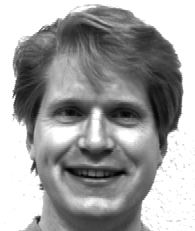
#> input picture Data/centered/subject01.happy.pgm, 195 x 231 px
$ jupyter execute --allow-errors PCA-Mindisclass.ipynb
#> lines starting #> are read from the running program, lines starting #| are printed output that depends on the picture
[cell 1]
# This program is for the book "Digital Image Processing" by Dr. Mahmood Azimi-Sadjadi.
# Copyright Copyright (c) 2026 Yifan Yang and Dr. Mahmood Azimi-Sadjadi.
# Contact: mahmood.azimi-sadjadi@colostate.edu

[cell 2]
import numpy as np
import matplotlib.pyplot as plt
import os
import random

# For a good time, call
random.seed(8675309)

[cell 3]
from matplotlib import pyplot as plt
import numpy as np
from os import listdir
import os
import random
from google.colab import drive
drive.mount('/content/drive', force_remount=True)

[cell 4]
# Test that images can be opened and displayed
work_path = "/content/drive/MyDrive/DigitalImageProcessing/"
filenames = os.listdir(work_path+ 'Data/centered')
with open(work_path+ "Data/centered/subject01.happy.pgm", "rb") as img:
    picture = plt.imread(img)
#> picture is the input picture: shape (231, 195); min 0, max 255, mean 161.3
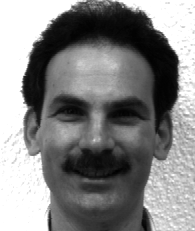
#> input picture Data/centered/subject02.happy.pgm, 195 x 231 px, found by its file name

plt.imshow(picture, cmap="gray")
plt.show()

[cell 5]
class KLTransformer:
    def __init__(self, images):
        self.N, self.img_shape = images.shape[-1], images.shape[:-1]
        t_images = images.reshape(self.img_shape[0] * self.img_shape[1], self.N)
        self.mean = np.expand_dims(np.average(t_images, axis=-1), axis=-1)
        Upsilon = (t_images - self.mean) / np.sqrt(self.N)
        eigvals, Zetta = np.linalg.eigh(Upsilon.transpose() @ Upsilon)
        self.eigvals = np.expand_dims(eigvals, axis=-1)
        self.eigvecs = Upsilon @ Zetta

    def transform(self, images):
        # if len(images.shape) < 3:
        #     images = np.expand_dims(images, axis=-1)
        # assert images.shape[:-1] == self.img_shape
        images = images.reshape(images[:,:,0].size, images.shape[-1]) - self.mean
        return (self.eigvecs.transpose() @ images) / self.eigvals

    def itransform(self, pcs):
        return np.reshape(
            self.eigvecs @ pcs + self.mean, (*self.img_shape, pcs.shape[-1])
        )

    # Return the top p principle components with others set to zero
    def take(self, pcs, p):
        new_pcs = pcs.copy()
        for row, col in enumerate(np.argsort(-np.abs(new_pcs), axis=0)[p:].transpose()):
            new_pcs[col, row] = 0
        return new_pcs


def img2vec(images):
    if len(images.shape) <= 2:
        shape = (images.size, 1)
    else:
        shape = (images[:,:,0].size, images.shape[-1])
    return np.reshape(images, shape)


def imgsnr(actual, estimate):
    return 10 * np.log10(
        np.var(img2vec(actual), axis=0) / np.var(img2vec(actual - estimate), axis=0)
    )


# Generate eigen-images for 15 training samples with the same pose
tset_files = [f"subject{i+1:02}.happy.pgm" for i in range(15)]
#> (the rest of this cell did not finish here and is left out)

[cell 6]
# Select four training images to evaluate
training_subset = tset_files.copy()
#> training_subset = 15 items, first 6: 'subject01.happy.pgm', 'subject02.happy.pgm', 'subject03.happy.pgm', 'subject04.happy.pgm', 'subject05.happy.pgm', 'subject06.happy.pgm'
# random.shuffle(training_subset)
#> (the rest of this cell did not finish here and is left out)

[cell 7]
# Select four test images to evaluate
test_files = list(filter(lambda x: x not in tset_files, os.listdir(work_path+"Data/centered")))
#> test_files = ['subject01.centerlight.pgm', 'subject01.glasses.pgm']
print(len(test_files))
#| 2
random.shuffle(test_files)
# print(test_files[:4])
# print(test_files)
test_images = np.stack([plt.imread(work_path+f"Data/centered/{f}") for f in test_files[:4]], axis=-1)
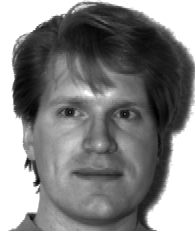
#> input picture Data/centered/subject01.centerlight.pgm, 195 x 231 px, found by its file name
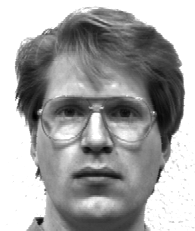
#> input picture Data/centered/subject01.glasses.pgm, 195 x 231 px, found by its file name
#> (the rest of this cell did not finish here and is left out)

[cell 8]
# Create a KL-Transformer based on 2/3 of the data
all_images = os.listdir(work_path+"Data/centered")
random.shuffle(all_images)
n = len(all_images) * 2 // 3
train_set = all_images[:n]
test_set = all_images[n:]

train_images = np.stack([plt.imread(work_path+f"Data/centered/{f}") for f in train_set], axis=-1)
test_images = np.stack([plt.imread(work_path+f"Data/centered/{f}") for f in test_set], axis=-1)

kl_66 = KLTransformer(train_images)
#> in __init__, `t_images = images.reshape(self.img_shape[0] * self.img_shape[1], self.N)`: t_images = 45045 pairs, first value 0 to 255, second value 0 to 255
#> in __init__, `Upsilon = (t_images - self.mean) / np.sqrt(self.N)`: Upsilon = 45045 pairs, first value -86.97 to 73.54, second value -73.54 to 86.97
#> in __init__, `eigvals, Zetta = np.linalg.eigh(Upsilon.transpose() @ Upsilon)`: eigvals = [0, 54730761.2]; Zetta = [[-0.707, -0.707], [-0.707, 0.707]]
#> in __init__, `self.eigvals = np.expand_dims(eigvals, axis=-1)`: self.eigvals = [0, 54730761.2]
#> in __init__, `self.eigvecs = Upsilon @ Zetta`: self.eigvecs = 45045 pairs, first value -3.51e-15 to 3.53e-15, second value -104 to 123
train_pcs = kl_66.transform(train_images)
#> in transform, `images = images.reshape(images[:,:,0].size, images.shape[-1]) - self.m..`: images = 45045 pairs, first value -123 to 104, second value -104 to 123
#> train_pcs = [[inf, -inf], [-1, 1]]
eigen_sum = np.cumsum(np.sort(np.abs(train_pcs), axis=0), axis=0)
#> eigen_sum = [[1, 1], [inf, inf]]
min_images = np.sum((eigen_sum / eigen_sum[-1]) >0.05, axis= 0)
#> min_images = [0, 0]
print(f"The between {np.min(min_images)} and {np.max(min_images)} eigenimages are required for 95% reconstruction of the training set")
#| The between 0 and 0 eigenimages are required for 95% reconstruction of the training set
print(np.min(min_images))
#| 0

test_pcs = kl_66.transform(test_images)
#> test_pcs = [[inf, inf], [-0.124, -0.145]]
test_xpcs = kl_66.take(test_pcs, 86)
#> the loop in take, `for row, col in enumerate(np.argsort(-np.abs(new_pcs), axis=0)[p:].tra..` made 2 passes
#> (row, col) on passes 1 to 2: (0, empty array), (1, empty array)
#> test_xpcs = [[inf, inf], [-0.124, -0.145]]
test_reconst = kl_66.itransform(test_xpcs)

# fig, axes = plt.subplots(1, 2)
# axes[0].imshow(test_reconst[:,:,0], cmap="gray")
# axes[1].imshow(test_images[:,:,0], cmap="gray")
# plt.show()

img_count = 4
reconst_count = [50,75,100]
fig, axes = plt.subplots(len(reconst_count) + 1, img_count, figsize=(8,10))
for ax in axes.flat:
    ax.set_aspect("equal")
    ax.axis("off")

#> (the rest of this cell did not finish here and is left out)

[cell 9]
xn_pcs = np.arange(10,110,10)
snr_vals = []
for n in xn_pcs:
    snr_vals.append(imgsnr(test_images, kl_66.itransform(kl_66.take(test_pcs, n))))
#> after the loop, snr_vals = [[nan, nan], [nan, nan], [nan, nan], [nan, nan], [nan, nan], [nan, nan], [nan, nan], [nan, nan], [nan, nan], [nan, nan]]

snr_vals = np.stack(snr_vals)
plt.plot(xn_pcs, np.average(snr_vals, axis=-1), "x", label="Ave")
plt.plot(xn_pcs, np.min(snr_vals, axis=-1), label="Min")
plt.plot(xn_pcs, np.max(snr_vals, axis=-1), label="Max")
plt.grid()
plt.legend()
plt.xlabel("Number of reconstruction PCs")
plt.ylabel("SNR (dB)")
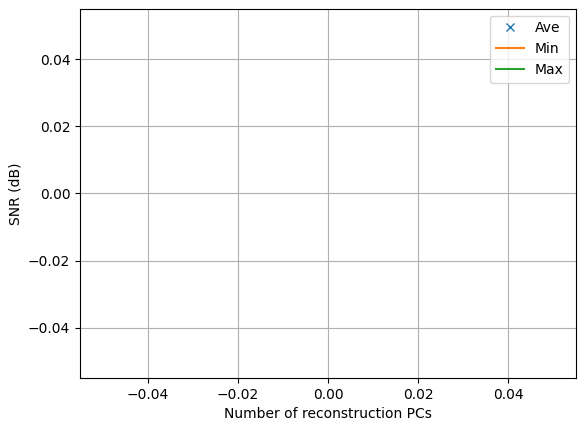
#> figure drawn by matplotlib, 1 panel

[cell 10]
# Modified cell UPqczWTS3Mde
# subjects = np.stack([plt.imread(work_path+f"Data/subject{i+1:02}.*.pgm")[:,:,0] for i in range(2)], axis=-1)
# subjects = plt.imread("alt/subject01.png")

# List the specific files you want to load
file_list = [
    work_path + "Data/centered/subject01.happy.pgm",
    work_path + "Data/centered/subject02.happy.pgm"
]

subjects = np.stack([plt.imread(f) for f in file_list], axis=-1)

subjects = (subjects * 255).astype(np.uint8)
print(subjects.shape)
#| (231, 195, 2)
plt.imshow(subjects[:,:,1], cmap="gray")
plt.show()
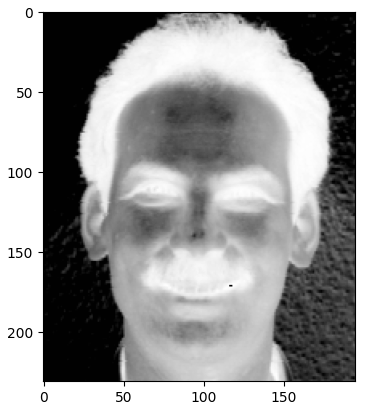
#> figure drawn by matplotlib, 1 panel
alt_pcs = kl_66.transform(subjects)
#> alt_pcs = [[inf, inf], [-0.361, -1.49]]
# print(alt_pcs.shape)
# plt.imshow(kl_66.itransform(alt_pcs)[:,:,1], cmap="gray")
# plt.show()

img_count = 2
reconst_count = [50,75,100]
fig, axes = plt.subplots(img_count, len(reconst_count) + 1, figsize=(8,4))
for ax in axes.flat:
    ax.set_aspect("equal")
    ax.axis("off")

for i, n in enumerate(reconst_count):
    x_imgs = kl_66.itransform(kl_66.take(alt_pcs, n))
    x_snr = imgsnr(subjects, x_imgs)
    for j in range(img_count):
        axes[j,i].imshow(x_imgs[:,:,j], cmap="gray")
        axes[j,i].set_title(f"SNR={x_snr[j]:.2f}")

for j in range(img_count):
    axes[j,-1].imshow(subjects[:,:,j], cmap="gray")

plt.subplots_adjust(wspace=.1, hspace=0.3)
plt.show()
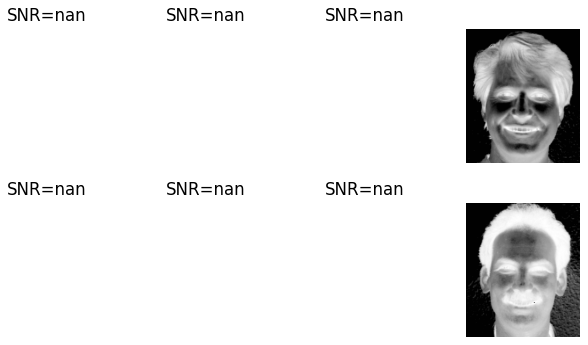
#> figure drawn by matplotlib, 8 panels

[cell 11]
# Classifier study
glasses_files = [f"subject{n + 1:02}.happy.pgm" for n in range(15)]
noglasses_files = [f"subject{n + 1:02}.sad.pgm" for n in range(15)]
selections = np.arange(len(glasses_files))
glasses_accuracy = []
noglasses_accuracy = []
#> (the rest of this cell did not finish here and is left out)

[cell 12]
glasses_files = [f"subject{n + 1:02}.happy.pgm" for n in range(15)]
#> glasses_files has the same summary as training_subset
noglasses_files = [f"subject{n + 1:02}.sad.pgm" for n in range(15)]
selections = np.arange(len(glasses_files))
#> selections = [0, 1, 2, 3, 4, 5, 6, 7, 8, 9, 10, 11, 12, 13, 14]
glasses_accuracy = []
noglasses_accuracy = []
#> (the rest of this cell did not finish here and is left out)
